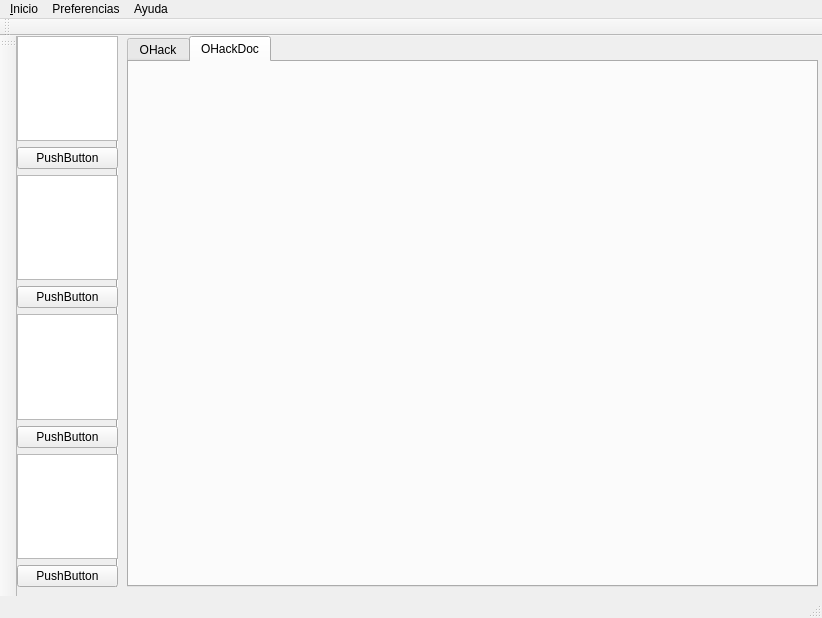
<ui version="4.0" >
 <class>OMainWindow</class>
 <widget class="QMainWindow" name="OMainWindow" >
  <property name="geometry" >
   <rect>
    <x>0</x>
    <y>0</y>
    <width>822</width>
    <height>618</height>
   </rect>
  </property>
  <property name="windowTitle" >
   <string>OHack Suite</string>
  </property>
  <property name="icon" >
   <iconset>olibs.png</iconset>
  </property>
  <property name="toolTip" >
   <string>Omar Hacking Suite </string>
  </property>
  <property name="toolButtonStyle" >
   <enum>Qt::ToolButtonTextOnly</enum>
  </property>
  <widget class="QWidget" name="centralwidget" >
   <widget class="QTabWidget" name="OTabWidget" >
    <property name="geometry" >
     <rect>
      <x>110</x>
      <y>0</y>
      <width>691</width>
      <height>551</height>
     </rect>
    </property>
    <property name="toolTip" >
     <string comment="OHack Suite Inicio" />
    </property>
    <property name="statusTip" >
     <string/>
    </property>
    <property name="whatsThis" >
     <string/>
    </property>
    <property name="layoutDirection" >
     <enum>Qt::LeftToRight</enum>
    </property>
    <property name="tabPosition" >
     <enum>QTabWidget::North</enum>
    </property>
    <property name="tabShape" >
     <enum>QTabWidget::Rounded</enum>
    </property>
    <property name="currentIndex" >
     <number>1</number>
    </property>
    <widget class="QWidget" name="OTabInit" >
     <attribute name="title" >
      <string>OHack</string>
     </attribute>
     <attribute name="icon" >
      <iconset>olibs.png</iconset>
     </attribute>
     <attribute name="toolTip" >
      <string>Inicio</string>
     </attribute>
    </widget>
    <widget class="QWidget" name="OHackDoc" >
     <attribute name="title" >
      <string>OHackDoc</string>
     </attribute>
    </widget>
   </widget>
   <widget class="Line" name="line" >
    <property name="geometry" >
     <rect>
      <x>90</x>
      <y>0</y>
      <width>20</width>
      <height>551</height>
     </rect>
    </property>
    <property name="orientation" >
     <enum>Qt::Vertical</enum>
    </property>
   </widget>
   <widget class="QWidget" name="verticalLayout" >
    <property name="geometry" >
     <rect>
      <x>0</x>
      <y>0</y>
      <width>101</width>
      <height>551</height>
     </rect>
    </property>
    <layout class="QVBoxLayout" >
     <item>
      <widget class="QGraphicsView" name="graphicsView" />
     </item>
     <item>
      <widget class="QPushButton" name="pushButton_2" >
       <property name="text" >
        <string>PushButton</string>
       </property>
      </widget>
     </item>
     <item>
      <widget class="QGraphicsView" name="graphicsView_2" />
     </item>
     <item>
      <widget class="QPushButton" name="pushButton_4" >
       <property name="text" >
        <string>PushButton</string>
       </property>
      </widget>
     </item>
     <item>
      <widget class="QGraphicsView" name="graphicsView_3" />
     </item>
     <item>
      <widget class="QPushButton" name="pushButton_3" >
       <property name="text" >
        <string>PushButton</string>
       </property>
      </widget>
     </item>
     <item>
      <widget class="QGraphicsView" name="graphicsView_4" />
     </item>
     <item>
      <widget class="QPushButton" name="pushButton" >
       <property name="text" >
        <string>PushButton</string>
       </property>
      </widget>
     </item>
    </layout>
   </widget>
  </widget>
  <widget class="QMenuBar" name="menubar" >
   <property name="geometry" >
    <rect>
     <x>0</x>
     <y>0</y>
     <width>822</width>
     <height>29</height>
    </rect>
   </property>
   <widget class="QMenu" name="menu_Inicio" >
    <property name="title" >
     <string>&amp;Inicio</string>
    </property>
    <widget class="QMenu" name="menuNueva_Sesion" >
     <property name="title" >
      <string>Nueva Sesion</string>
     </property>
     <addaction name="actionOJohnGui_2" />
     <addaction name="actionOBruteForce_3" />
    </widget>
    <addaction name="menuNueva_Sesion" />
   </widget>
   <widget class="QMenu" name="menuPreferencias" >
    <property name="title" >
     <string>Preferencias</string>
    </property>
    <widget class="QMenu" name="menuModulos" >
     <property name="title" >
      <string>Modulos</string>
     </property>
     <addaction name="actionOJohnGui" />
     <addaction name="actionOBruteForce_2" />
     <addaction name="actionOTalk" />
     <addaction name="actionGSniffer_2" />
    </widget>
    <addaction name="actionOHackSuite" />
    <addaction name="separator" />
    <addaction name="menuModulos" />
   </widget>
   <widget class="QMenu" name="menuAyuda" >
    <property name="title" >
     <string>Ayuda</string>
    </property>
    <addaction name="actionCompleta" />
    <addaction name="actionOJhonGui" />
    <addaction name="actionOBruteForce" />
   </widget>
   <addaction name="menu_Inicio" />
   <addaction name="menuPreferencias" />
   <addaction name="menuAyuda" />
  </widget>
  <widget class="QStatusBar" name="statusbar" />
  <widget class="QToolBar" name="toolBar" >
   <property name="windowTitle" >
    <string>toolBar</string>
   </property>
   <attribute name="toolBarArea" >
    <enum>TopToolBarArea</enum>
   </attribute>
   <attribute name="toolBarBreak" >
    <bool>false</bool>
   </attribute>
  </widget>
  <widget class="QToolBar" name="toolBar_2" >
   <property name="windowTitle" >
    <string>toolBar_2</string>
   </property>
   <attribute name="toolBarArea" >
    <enum>LeftToolBarArea</enum>
   </attribute>
   <attribute name="toolBarBreak" >
    <bool>false</bool>
   </attribute>
  </widget>
  <action name="actionCompleta" >
   <property name="text" >
    <string>Completa</string>
   </property>
  </action>
  <action name="actionOJhonGui" >
   <property name="text" >
    <string>OJhonGui</string>
   </property>
  </action>
  <action name="actionOBruteForce" >
   <property name="text" >
    <string>OBruteForce</string>
   </property>
  </action>
  <action name="actionOHackSuite" >
   <property name="text" >
    <string>OHackSuite</string>
   </property>
  </action>
  <action name="actionOJohnGui" >
   <property name="text" >
    <string>OJohnGui</string>
   </property>
  </action>
  <action name="actionOBruteForce_2" >
   <property name="text" >
    <string>OBruteForce</string>
   </property>
  </action>
  <action name="actionOTalk" >
   <property name="text" >
    <string>OTalkGui</string>
   </property>
  </action>
  <action name="actionOJohnGui_2" >
   <property name="text" >
    <string>OJohnGui</string>
   </property>
  </action>
  <action name="actionOBruteForce_3" >
   <property name="text" >
    <string>OBruteForce</string>
   </property>
  </action>
  <action name="actionGSniffer" >
   <property name="text" >
    <string>GSniffer</string>
   </property>
  </action>
  <action name="actionGSniffer_2" >
   <property name="text" >
    <string>GSniffer</string>
   </property>
  </action>
 </widget>
 <resources/>
 <connections/>
</ui>
